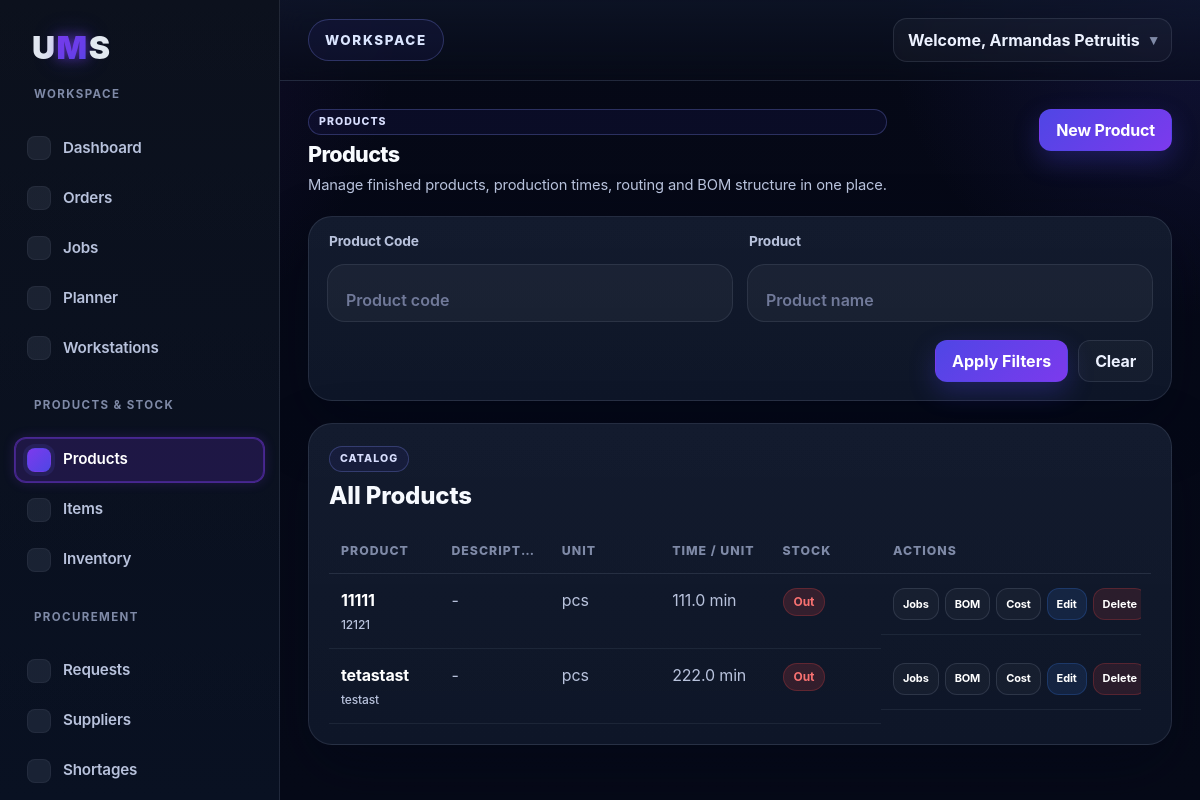
Screenshot of /products (signed in) with the database file from the repository.
### tables this page shows
CREATE TABLE products (
        id INTEGER PRIMARY KEY AUTOINCREMENT,
        product_code TEXT NOT NULL,
        product_name TEXT NOT NULL,
        description TEXT,
        measurement_unit TEXT NOT NULL
    , time_per_unit REAL NOT NULL DEFAULT 0, stock_quantity REAL NOT NULL DEFAULT 0, company_id INTEGER);

### app.py (the view)
@app.route("/products")
def products():
    if not is_logged_in():
        return redirect(url_for("login"))
    company_id = get_company_id()
    product_code = request.args.get("product_code", "").strip()
    product_name = request.args.get("product_name", "").strip()
    conn = sqlite3.connect("database.db")
    cursor = conn.cursor()
    query = """
        SELECT
            id,
            product_code,
            product_name,
            description,
            measurement_unit,
            time_per_unit,
            stock_quantity
        FROM products
        WHERE company_id = ?
    """
    params = [company_id]
    if product_code:
        query += " AND product_code LIKE ?"
        params.append(f"%{product_code}%")
    if product_name:
        query += " AND product_name LIKE ?"
        params.append(f"%{product_name}%")
    query += " ORDER BY id DESC"
    cursor.execute(query, params)
    rows = cursor.fetchall()
    conn.close()
    products = []
    for row in rows:
        products.append({
            "id": row[0],
            "product_code": row[1],
            "product_name": row[2],
            "description": row[3],
            "measurement_unit": row[4],
            "time_per_unit": row[5] if row[5] is not None else 0,
            "stock_quantity": row[6] if row[6] is not None else 0
        })
    filters = {
        "product_code": product_code,
        "product_name": product_name
    }
    return render_template(
        "products.html",
        products=products,
        filters=filters,
        active_page="products"
    )

### app.py (called while the page is built, shortened)
def is_logged_in():
    return "user_id" in session

def get_company_id():
    company_id = session.get("company_id")
    if not company_id:
        raise ValueError("Missing company_id in session.")
    return company_id

def get_current_user_role():
    return (session.get("user_role") or "worker").strip().lower()

def get_role_default_permissions(role):
    return set(ROLE_DEFAULT_PERMISSIONS.get((role or "worker").lower(), set()))

def get_user_permission_overrides(user_id):
    conn = sqlite3.connect("database.db")
    cursor = conn.cursor()
    cursor.execute("""
        SELECT permission_key, allowed
        FROM user_permissions
        WHERE user_id = ?
    """, (user_id,))
    rows = cursor.fetchall()
    conn.close()
    overrides = {}
    for permission_key, allowed in rows:
        overrides[permission_key] = bool(allowed)
    return overrides

def get_effective_permissions(user_id=None, role=None):
    if user_id is None:
        user_id = session.get("user_id")
    if role is None:
        role = get_current_user_role()
    permissions = set(get_role_default_permissions(role))
    overrides = get_user_permission_overrides(user_id)
    for permission_key, allowed in overrides.items():
        if allowed:
            permissions.add(permission_key)
        else:
            permissions.discard(permission_key)
    return permissions

@app.context_processor
def inject_permissions():
    effective_permissions = get_effective_permissions()
    return {
        "current_user_role": get_current_user_role(),
        "effective_permissions": effective_permissions,
        "has_permission_ui": lambda permission_key: permission_key in effective_permissions,
        "all_permission_keys": ALL_PERMISSION_KEYS,
    }

### templates/products.html (shortened to what this page needs)
{% extends "base.html" %}
{% block content %}
<div class="jobs-header">
  <div class="jobs-header-left">
    <span class="eyebrow-label">Products</span>
    <h1>Products</h1>
    <p>Manage finished products, production times, routing and BOM structure in one place.</p>
  </div>
  <div class="jobs-header-right">
    <a href="{{ url_for('new_product') }}" class="dashboard-btn primary">New Product</a>
  </div>
</div>
<div class="dashboard-form-card section-spacing jobs-filter-card">
  <form method="GET" action="{{ url_for('products') }}" class="order-form">
    <div class="jobs-filter-grid jobs-filter-grid-compact">
      <div class="form-group">
        <label for="product_code">Product Code</label>
        <input type="text" id="product_code" name="product_code" value="{{ filters.product_code }}" placeholder="Product code">
      </div>
      <div class="form-group">
        <label for="product_name">Product</label>
        <input type="text" id="product_name" name="product_name" value="{{ filters.product_name }}" placeholder="Product name">
      </div>
    </div>
    <div class="form-actions">
      <button type="submit" class="dashboard-btn primary">Apply Filters</button>
      <a href="{{ url_for('products') }}" class="dashboard-btn secondary">Clear</a>
    </div>
  </form>
</div>
<div class="dashboard-table-card">
  <div class="card-header">
    <div>
      <span class="card-kicker">Catalog</span>
      <h4>All Products</h4>
    </div>
  </div>
  <div class="table-wrapper">
    <table class="orders-table products-table">
      <thead>
        <tr>
          <th>Product</th>
          <th>Description</th>
          <th>Unit</th>
          <th>Time / Unit</th>
          <th>Stock</th>
          <th>Actions</th>
        </tr>
      </thead>
      <tbody>
        {% if products %}
          {% for product in products %}
            <tr>
              <td data-label="Product">
                <div class="product-cell">
                  <strong>{{ product.product_name }}</strong>
                  <span class="product-sub">{{ product.product_code }}</span>
                </div>
              </td>
              <td data-label="Description" class="product-description-cell" title="{{ product.description if product.description else '-' }}">
                {{ product.description if product.description else "-" }}
              </td>
              <td data-label="Unit">
                {{ product.measurement_unit }}
              </td>
              <td data-label="Time / Unit">
                {{ product.time_per_unit }} min
              </td>
              <td data-label="Stock">
                {% if product.stock_quantity <= 0 %}
                  <span class="stock-badge danger">Out</span>
                {% elif product.stock_quantity < 10 %}
                  <span class="stock-badge warning">{{ product.stock_quantity }}</span>
                {% else %}
                  <span class="stock-badge ok">{{ product.stock_quantity }}</span>
                {% endif %}
              </td>
              <td data-label="Actions" class="actions-cell product-actions-cell">
                <a href="{{ url_for('product_jobs', product_id=product.id) }}" class="table-action-btn btn-neutral action-btn-compact">Jobs</a>
                <a href="{{ url_for('product_bom', product_id=product.id) }}" class="table-action-btn btn-neutral action-btn-compact">BOM</a>
                <a href="{{ url_for('product_cost', product_id=product.id) }}" class="table-action-btn btn-neutral action-btn-compact">Cost</a>
                <a href="{{ url_for('edit_product', product_id=product.id) }}" class="table-action-btn btn-edit action-btn-compact">Edit</a>
                <form method="POST"
                      action="{{ url_for('delete_product', product_id=product.id) }}"
                      class="inline-form"
                      onsubmit="return confirm('Are you sure you want to delete this product?');">
                  <button type="submit" class="table-action-btn btn-delete action-btn-compact">Delete</button>
                </form>
              </td>
            </tr>
          {% endfor %}
        {% else %}
          <tr>
            <td colspan="6" class="empty-table-message">No products found.</td>
          </tr>
        {% endif %}
      </tbody>
    </table>
  </div>
</div>
{% endblock %}

### rows the page displays
products: product_name "11111", product_code "12121", description "-", measurement_unit "pcs", time_per_unit "111.0", stock_quantity "Out"
products: product_name "tetastast", product_code "testast", description "-", measurement_unit "pcs", time_per_unit "222.0", stock_quantity "Out"

### other values shown
{{ session.get('user_name') }} "Armandas Petruitis"
